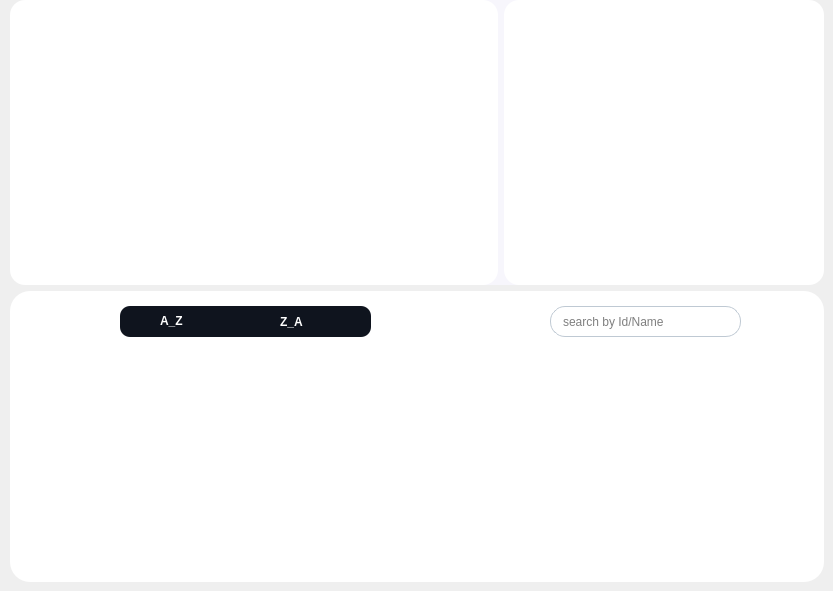
           <widget class="QWidget" name="page_23">
            <widget class="QWidget" name="table_4" native="true">
             <property name="geometry">
              <rect>
               <x>10</x>
               <y>291</y>
               <width>814</width>
               <height>291</height>
              </rect>
             </property>
             <property name="styleSheet">
              <string notr="true">background-color:white ; 
border-radius:20px ; 
</string>
             </property>
             <widget class="QTableView" name="tableView_5">
              <property name="geometry">
               <rect>
                <x>40</x>
                <y>80</y>
                <width>731</width>
                <height>171</height>
               </rect>
              </property>
              <property name="cursor" stdset="0">
               <cursorShape>PointingHandCursor</cursorShape>
              </property>
              <property name="styleSheet">
               <string notr="true">QTableView {
    background-color : white ; 
    color: black;
    font: 12px;
}
QHeaderView::section {
    background-color: #0F141E;
    color: white;
    height: 30px;
    font: 15px;
}
QHeaderView::section:first {
    border-top-left-radius: 5px;
}
QHeaderView::section:last {
    border-top-right-radius: 5px;
}
QScrollBar:vertical {
    background: #dee2e6;
}
 QScrollBar::handle:vertical {
    background: #dee2e6;
 }
QScrollBar:horizontal {
    background: #dee2e6;
}
 QScrollBar::handle:horizontal {
    background: #dee2e6;
 }</string>
              </property>
              <property name="verticalScrollBarPolicy">
               <enum>Qt::ScrollBarAlwaysOff</enum>
              </property>
              <property name="horizontalScrollBarPolicy">
               <enum>Qt::ScrollBarAlwaysOff</enum>
              </property>
              <property name="sizeAdjustPolicy">
               <enum>QAbstractScrollArea::AdjustToContents</enum>
              </property>
              <property name="editTriggers">
               <set>QAbstractItemView::NoEditTriggers</set>
              </property>
              <property name="showGrid">
               <bool>true</bool>
              </property>
              <property name="gridStyle">
               <enum>Qt::SolidLine</enum>
              </property>
              <property name="sortingEnabled">
               <bool>true</bool>
              </property>
              <attribute name="horizontalHeaderDefaultSectionSize">
               <number>146</number>
              </attribute>
             </widget>
             <widget class="QPushButton" name="add_s">
              <property name="geometry">
               <rect>
                <x>20</x>
                <y>20</y>
                <width>21</width>
                <height>21</height>
               </rect>
              </property>
              <property name="cursor">
               <cursorShape>PointingHandCursor</cursorShape>
              </property>
              <property name="styleSheet">
               <string notr="true">#add_s {
	image: url(:/icons/tsawer/plus.svg);
}
#add_s::hover {
	image:url(:/icons/tsawer/plus_hover.svg);
}</string>
              </property>
              <property name="text">
               <string/>
              </property>
             </widget>
             <widget class="QLineEdit" name="search_bar_s">
              <property name="geometry">
               <rect>
                <x>540</x>
                <y>15</y>
                <width>191</width>
                <height>31</height>
               </rect>
              </property>
              <property name="cursor">
               <cursorShape>IBeamCursor</cursorShape>
              </property>
              <property name="styleSheet">
               <string notr="true">QLineEdit {
 	background-color:transparent ;
	border-radius:15px ; 
	border:1px solid #BFC9D3; 
	padding : 0 40px 0 10px ; 
} </string>
              </property>
              <property name="placeholderText">
               <string>search by Id/Name</string>
              </property>
             </widget>
             <widget class="QPushButton" name="search_button_s">
              <property name="geometry">
               <rect>
                <x>700</x>
                <y>15</y>
                <width>21</width>
                <height>31</height>
               </rect>
              </property>
              <property name="cursor">
               <cursorShape>PointingHandCursor</cursorShape>
              </property>
              <property name="styleSheet">
               <string notr="true">QPushButton {	
	background-color: transparent ;
	border-radius:20px ; 
	
	image: url(:/icons/tsawer/search.svg) ; 
} 
</string>
              </property>
              <property name="text">
               <string/>
              </property>
             </widget>
             <widget class="QPushButton" name="tri_s">
              <property name="geometry">
               <rect>
                <x>80</x>
                <y>20</y>
                <width>21</width>
                <height>21</height>
               </rect>
              </property>
              <property name="cursor">
               <cursorShape>PointingHandCursor</cursorShape>
              </property>
              <property name="styleSheet">
               <string notr="true">QPushButton {
	image: url(:/icons/tsawer/filter.svg);
}
QPushButton::hover {
	image: url(:/icons/tsawer/filter_hover.svg);
}</string>
              </property>
              <property name="text">
               <string/>
              </property>
             </widget>
             <widget class="QWidget" name="tri_bar_s" native="true">
              <property name="enabled">
               <bool>true</bool>
              </property>
              <property name="geometry">
               <rect>
                <x>110</x>
                <y>15</y>
                <width>251</width>
                <height>31</height>
               </rect>
              </property>
              <property name="styleSheet">
               <string notr="true">QWidget {
 	background-color:#0F141E ;
	border-radius:10px ; 
	padding : 0 40px 0 10px ; 
}</string>
              </property>
              <widget class="QRadioButton" name="tri_az">
               <property name="geometry">
                <rect>
                 <x>10</x>
                 <y>5</y>
                 <width>101</width>
                 <height>20</height>
                </rect>
               </property>
               <property name="styleSheet">
                <string notr="true">QRadioButton{
	background-color:transparent ; 
	color:white ; 
	border:0px ; 
	font-weight :bold ; 
}</string>
               </property>
               <property name="text">
                <string>A_Z</string>
               </property>
               <property name="checkable">
                <bool>true</bool>
               </property>
              </widget>
              <widget class="QRadioButton" name="tri_za">
               <property name="geometry">
                <rect>
                 <x>130</x>
                 <y>5</y>
                 <width>121</width>
                 <height>21</height>
                </rect>
               </property>
               <property name="styleSheet">
                <string notr="true">QRadioButton{
	background-color:transparent ; 
	color:white ; 
	border:0px ; 
	font-weight :bold ; 
}</string>
               </property>
               <property name="text">
                <string>Z_A</string>
               </property>
              </widget>
             </widget>
             <widget class="QPushButton" name="pdf_s">
              <property name="geometry">
               <rect>
                <x>50</x>
                <y>20</y>
                <width>21</width>
                <height>21</height>
               </rect>
              </property>
              <property name="cursor">
               <cursorShape>PointingHandCursor</cursorShape>
              </property>
              <property name="styleSheet">
               <string notr="true">QPushButton {
	image: url(:/icons/tsawer/download.svg);
}
QPushButton::hover {
	
	image: url(:/icons/tsawer/download_hover.svg);
}</string>
              </property>
              <property name="text">
               <string/>
              </property>
             </widget>
            </widget>
            <widget class="QWidget" name="others_3" native="true">
             <property name="geometry">
              <rect>
               <x>10</x>
               <y>0</y>
               <width>814</width>
               <height>285</height>
              </rect>
             </property>
             <property name="maximumSize">
              <size>
               <width>16777215</width>
               <height>285</height>
              </size>
             </property>
             <property name="styleSheet">
              <string notr="true">background-color:#F7F6FC   ; 
border-radius:20px ; 
</string>
             </property>
             <layout class="QHBoxLayout" name="horizontalLayout_10">
              <item>
               <widget class="QWidget" name="widget_10" native="true">
                <property name="styleSheet">
                 <string notr="true">background-color:white ; 
border-radius:15px ; </string>
                </property>
               </widget>
              </item>
              <item>
               <widget class="QWidget" name="donut_3" native="true">
                <property name="maximumSize">
                 <size>
                  <width>320</width>
                  <height>16777215</height>
                 </size>
                </property>
                <property name="styleSheet">
                 <string notr="true">background-color:white ; 
border-radius:15px ; </string>
                </property>
                <layout class="QHBoxLayout" name="horizontalLayout_11">
                 <item>
                  <layout class="QHBoxLayout" name="horizontalLayout_12">
                   <item>
                    <widget class="QLabel" name="username_4">
                     <property name="styleSheet">
                      <string notr="true">#username {
	background-color:transparent ; 
	color:black ; 
	font-size:13px ; 
}</string>
                     </property>
                     <property name="text">
                      <string/>
                     </property>
                    </widget>
                   </item>
                  </layout>
                 </item>
                </layout>
               </widget>
              </item>
             </layout>
            </widget>
           </widget>
